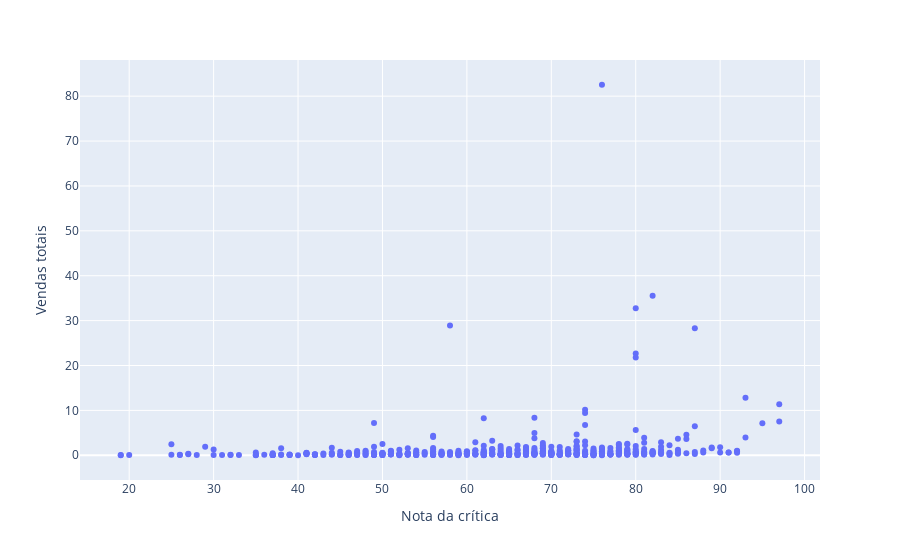

The notebook cell this image was saved under:
### Code cell
# Gráfico de dispersão entre notas dos usuários e vendas totais

px.scatter(Wii_with_score, x = 'critic_score', y = 'total_sales', hover_name = 'name', labels = {'critic_score':'Nota da crítica','total_sales':'Vendas totais'})

### Figure 1 — Plotly figure (JSON) as saved in the notebook; plotly's stock layout.template omitted (floating-point values rounded to 4 significant figures; data arrays with more than 128 entries replaced by an {"elided": "..."} marker saying what was removed)
{"data": [{"hovertemplate": "<b>%{hovertext}</b><br><br>Nota da crítica=%{x}<br>Vendas totais=%{y}<extra></extra>", "hovertext": {"elided": "492 str values"}, "legendgroup": "", "marker": {"color": "#636efa", "symbol": "circle"}, "mode": "markers", "name": "", "orientation": "v", "showlegend": false, "type": "scatter", "x": {"elided": "492 int values"}, "xaxis": "x", "y": {"elided": "492 float values"}, "yaxis": "y"}], "layout": {"legend": {"tracegroupgap": 0}, "margin": {"t": 60}, "xaxis": {"anchor": "y", "domain": [0, 1], "title": {"text": "Nota da crítica"}}, "yaxis": {"anchor": "x", "domain": [0, 1], "title": {"text": "Vendas totais"}}}}
